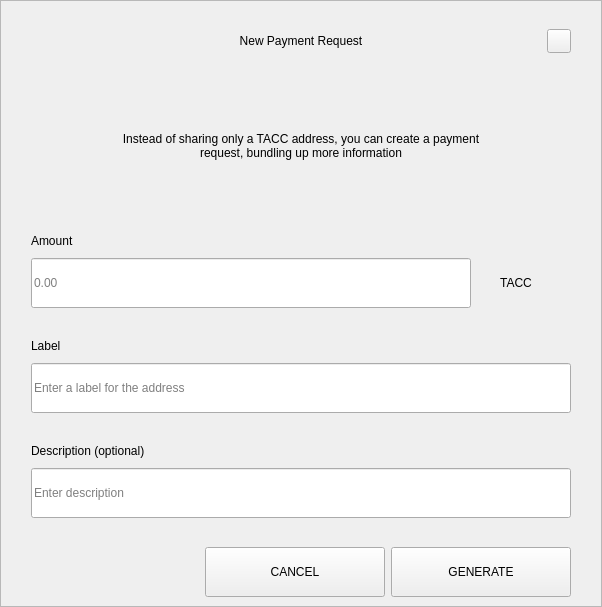
<?xml version="1.0" encoding="UTF-8"?>
<ui version="4.0">
 <class>RequestDialog</class>
 <widget class="QDialog" name="RequestDialog">
  <property name="geometry">
   <rect>
    <x>0</x>
    <y>0</y>
    <width>602</width>
    <height>607</height>
   </rect>
  </property>
  <property name="windowTitle">
   <string>Dialog</string>
  </property>
  <layout class="QVBoxLayout" name="verticalLayout_5">
   <property name="spacing">
    <number>0</number>
   </property>
   <property name="leftMargin">
    <number>0</number>
   </property>
   <property name="topMargin">
    <number>0</number>
   </property>
   <property name="rightMargin">
    <number>0</number>
   </property>
   <property name="bottomMargin">
    <number>0</number>
   </property>
   <item>
    <widget class="QFrame" name="frame">
     <property name="styleSheet">
      <string notr="true"/>
     </property>
     <property name="frameShape">
      <enum>QFrame::StyledPanel</enum>
     </property>
     <property name="frameShadow">
      <enum>QFrame::Raised</enum>
     </property>
     <layout class="QVBoxLayout" name="verticalLayout_4" stretch="1,0,0">
      <property name="spacing">
       <number>0</number>
      </property>
      <property name="leftMargin">
       <number>30</number>
      </property>
      <property name="topMargin">
       <number>20</number>
      </property>
      <property name="rightMargin">
       <number>30</number>
      </property>
      <property name="bottomMargin">
       <number>0</number>
      </property>
      <item>
       <layout class="QHBoxLayout" name="horizontalLayout_3">
        <property name="spacing">
         <number>0</number>
        </property>
        <item>
         <spacer name="horizontalSpacer_21">
          <property name="orientation">
           <enum>Qt::Horizontal</enum>
          </property>
          <property name="sizeHint" stdset="0">
           <size>
            <width>40</width>
            <height>20</height>
           </size>
          </property>
         </spacer>
        </item>
        <item>
         <widget class="QLabel" name="labelTitle">
          <property name="minimumSize">
           <size>
            <width>0</width>
            <height>40</height>
           </size>
          </property>
          <property name="maximumSize">
           <size>
            <width>16777215</width>
            <height>40</height>
           </size>
          </property>
          <property name="styleSheet">
           <string notr="true">padding-left:24px;</string>
          </property>
          <property name="text">
           <string>New Payment Request</string>
          </property>
          <property name="alignment">
           <set>Qt::AlignCenter</set>
          </property>
          <property name="margin">
           <number>7</number>
          </property>
         </widget>
        </item>
        <item>
         <spacer name="horizontalSpacer">
          <property name="orientation">
           <enum>Qt::Horizontal</enum>
          </property>
          <property name="sizeHint" stdset="0">
           <size>
            <width>40</width>
            <height>20</height>
           </size>
          </property>
         </spacer>
        </item>
        <item>
         <widget class="QPushButton" name="btnEsc">
          <property name="minimumSize">
           <size>
            <width>24</width>
            <height>24</height>
           </size>
          </property>
          <property name="maximumSize">
           <size>
            <width>24</width>
            <height>24</height>
           </size>
          </property>
          <property name="focusPolicy">
           <enum>Qt::NoFocus</enum>
          </property>
          <property name="text">
           <string/>
          </property>
         </widget>
        </item>
       </layout>
      </item>
      <item>
       <widget class="QStackedWidget" name="stack">
        <property name="minimumSize">
         <size>
          <width>540</width>
          <height>0</height>
         </size>
        </property>
        <property name="maximumSize">
         <size>
          <width>540</width>
          <height>16777215</height>
         </size>
        </property>
        <property name="currentIndex">
         <number>0</number>
        </property>
        <widget class="QWidget" name="page_1">
         <property name="minimumSize">
          <size>
           <width>540</width>
           <height>0</height>
          </size>
         </property>
         <property name="maximumSize">
          <size>
           <width>540</width>
           <height>16777215</height>
          </size>
         </property>
         <layout class="QVBoxLayout" name="layout1">
          <property name="spacing">
           <number>0</number>
          </property>
          <property name="leftMargin">
           <number>0</number>
          </property>
          <property name="topMargin">
           <number>0</number>
          </property>
          <property name="rightMargin">
           <number>0</number>
          </property>
          <property name="bottomMargin">
           <number>0</number>
          </property>
          <item>
           <spacer name="verticalSpacer_21">
            <property name="orientation">
             <enum>Qt::Vertical</enum>
            </property>
            <property name="sizeType">
             <enum>QSizePolicy::Fixed</enum>
            </property>
            <property name="sizeHint" stdset="0">
             <size>
              <width>20</width>
              <height>30</height>
             </size>
            </property>
           </spacer>
          </item>
          <item alignment="Qt::AlignHCenter">
           <widget class="QLabel" name="labelMessage">
            <property name="minimumSize">
             <size>
              <width>400</width>
              <height>50</height>
             </size>
            </property>
            <property name="text">
             <string>Instead of sharing only a TACC address, you can create a payment request, bundling up more information</string>
            </property>
            <property name="alignment">
             <set>Qt::AlignCenter</set>
            </property>
            <property name="wordWrap">
             <bool>true</bool>
            </property>
           </widget>
          </item>
          <item alignment="Qt::AlignBottom">
           <widget class="QWidget" name="containerAmount" native="true">
            <layout class="QVBoxLayout" name="verticalLayout">
             <property name="spacing">
              <number>9</number>
             </property>
             <property name="leftMargin">
              <number>0</number>
             </property>
             <property name="topMargin">
              <number>0</number>
             </property>
             <property name="rightMargin">
              <number>0</number>
             </property>
             <property name="bottomMargin">
              <number>0</number>
             </property>
             <item>
              <widget class="QLabel" name="labelSubtitleAmount">
               <property name="minimumSize">
                <size>
                 <width>350</width>
                 <height>16</height>
                </size>
               </property>
               <property name="maximumSize">
                <size>
                 <width>16777215</width>
                 <height>16</height>
                </size>
               </property>
               <property name="text">
                <string>Amount</string>
               </property>
              </widget>
             </item>
             <item alignment="Qt::AlignTop">
              <widget class="QWidget" name="layoutAmount" native="true">
               <layout class="QHBoxLayout" name="horizontalLayout" stretch="2,0">
                <property name="spacing">
                 <number>0</number>
                </property>
                <property name="leftMargin">
                 <number>0</number>
                </property>
                <property name="topMargin">
                 <number>0</number>
                </property>
                <property name="rightMargin">
                 <number>0</number>
                </property>
                <property name="bottomMargin">
                 <number>0</number>
                </property>
                <item>
                 <widget class="QLineEdit" name="lineEditAmount">
                  <property name="minimumSize">
                   <size>
                    <width>0</width>
                    <height>50</height>
                   </size>
                  </property>
                  <property name="maximumSize">
                   <size>
                    <width>16777215</width>
                    <height>50</height>
                   </size>
                  </property>
                  <property name="placeholderText">
                   <string notr="true">0.00</string>
                  </property>
                 </widget>
                </item>
                <item>
                 <widget class="QWidget" name="comboContainer" native="true">
                  <property name="minimumSize">
                   <size>
                    <width>100</width>
                    <height>50</height>
                   </size>
                  </property>
                  <property name="maximumSize">
                   <size>
                    <width>16777215</width>
                    <height>50</height>
                   </size>
                  </property>
                  <layout class="QHBoxLayout" name="horizontalLayout_31">
                   <property name="spacing">
                    <number>0</number>
                   </property>
                   <property name="leftMargin">
                    <number>0</number>
                   </property>
                   <property name="topMargin">
                    <number>0</number>
                   </property>
                   <property name="rightMargin">
                    <number>10</number>
                   </property>
                   <property name="bottomMargin">
                    <number>0</number>
                   </property>
                   <item>
                    <widget class="QLabel" name="comboBoxCoin">
                     <property name="text">
                      <string>TACC</string>
                     </property>
                     <property name="alignment">
                      <set>Qt::AlignCenter</set>
                     </property>
                    </widget>
                   </item>
                  </layout>
                 </widget>
                </item>
               </layout>
              </widget>
             </item>
            </layout>
           </widget>
          </item>
          <item>
           <spacer name="verticalSpacer_31">
            <property name="orientation">
             <enum>Qt::Vertical</enum>
            </property>
            <property name="sizeType">
             <enum>QSizePolicy::Fixed</enum>
            </property>
            <property name="sizeHint" stdset="0">
             <size>
              <width>20</width>
              <height>30</height>
             </size>
            </property>
           </spacer>
          </item>
          <item>
           <layout class="QVBoxLayout" name="verticalLayoutLabel">
            <property name="spacing">
             <number>9</number>
            </property>
            <item>
             <widget class="QLabel" name="labelSubtitleLabel">
              <property name="minimumSize">
               <size>
                <width>0</width>
                <height>16</height>
               </size>
              </property>
              <property name="maximumSize">
               <size>
                <width>16777215</width>
                <height>16</height>
               </size>
              </property>
              <property name="text">
               <string>Label</string>
              </property>
             </widget>
            </item>
            <item>
             <widget class="QLineEdit" name="lineEditLabel">
              <property name="minimumSize">
               <size>
                <width>0</width>
                <height>50</height>
               </size>
              </property>
              <property name="maximumSize">
               <size>
                <width>16777215</width>
                <height>50</height>
               </size>
              </property>
              <property name="placeholderText">
               <string>Enter a label for the address</string>
              </property>
             </widget>
            </item>
           </layout>
          </item>
          <item>
           <spacer name="verticalSpacer_34">
            <property name="orientation">
             <enum>Qt::Vertical</enum>
            </property>
            <property name="sizeType">
             <enum>QSizePolicy::Fixed</enum>
            </property>
            <property name="sizeHint" stdset="0">
             <size>
              <width>20</width>
              <height>30</height>
             </size>
            </property>
           </spacer>
          </item>
          <item>
           <layout class="QVBoxLayout" name="verticalLayoutDescription">
            <property name="spacing">
             <number>9</number>
            </property>
            <item>
             <widget class="QLabel" name="labelSubtitleDescription">
              <property name="minimumSize">
               <size>
                <width>0</width>
                <height>16</height>
               </size>
              </property>
              <property name="maximumSize">
               <size>
                <width>16777215</width>
                <height>16</height>
               </size>
              </property>
              <property name="text">
               <string>Description (optional)</string>
              </property>
             </widget>
            </item>
            <item>
             <widget class="QLineEdit" name="lineEditDescription">
              <property name="minimumSize">
               <size>
                <width>0</width>
                <height>50</height>
               </size>
              </property>
              <property name="maximumSize">
               <size>
                <width>16777215</width>
                <height>50</height>
               </size>
              </property>
              <property name="placeholderText">
               <string>Enter description</string>
              </property>
             </widget>
            </item>
            <item>
             <spacer name="verticalSpacer_4">
              <property name="orientation">
               <enum>Qt::Vertical</enum>
              </property>
              <property name="sizeType">
               <enum>QSizePolicy::Fixed</enum>
              </property>
              <property name="sizeHint" stdset="0">
               <size>
                <width>20</width>
                <height>20</height>
               </size>
              </property>
             </spacer>
            </item>
           </layout>
          </item>
         </layout>
        </widget>
        <widget class="QWidget" name="page_2">
         <layout class="QVBoxLayout" name="layout2">
          <item>
           <spacer name="verticalSpacer_5">
            <property name="orientation">
             <enum>Qt::Vertical</enum>
            </property>
            <property name="sizeType">
             <enum>QSizePolicy::Fixed</enum>
            </property>
            <property name="sizeHint" stdset="0">
             <size>
              <width>20</width>
              <height>50</height>
             </size>
            </property>
           </spacer>
          </item>
          <item alignment="Qt::AlignHCenter">
           <widget class="QLabel" name="labelQrImg">
            <property name="minimumSize">
             <size>
              <width>260</width>
              <height>260</height>
             </size>
            </property>
            <property name="maximumSize">
             <size>
              <width>260</width>
              <height>260</height>
             </size>
            </property>
            <property name="text">
             <string/>
            </property>
            <property name="alignment">
             <set>Qt::AlignCenter</set>
            </property>
           </widget>
          </item>
          <item>
           <spacer name="verticalSpacer_2">
            <property name="orientation">
             <enum>Qt::Vertical</enum>
            </property>
            <property name="sizeType">
             <enum>QSizePolicy::Fixed</enum>
            </property>
            <property name="sizeHint" stdset="0">
             <size>
              <width>20</width>
              <height>30</height>
             </size>
            </property>
           </spacer>
          </item>
          <item alignment="Qt::AlignHCenter">
           <widget class="QLabel" name="labelAddress">
            <property name="text">
             <string>D7VFR83SQbiezrW72hjcWJtcfip5krte2Z </string>
            </property>
           </widget>
          </item>
          <item>
           <spacer name="verticalSpacer_32">
            <property name="orientation">
             <enum>Qt::Vertical</enum>
            </property>
            <property name="sizeType">
             <enum>QSizePolicy::Expanding</enum>
            </property>
            <property name="sizeHint" stdset="0">
             <size>
              <width>20</width>
              <height>20</height>
             </size>
            </property>
           </spacer>
          </item>
          <item>
           <layout class="QHBoxLayout" name="horizontal">
            <property name="leftMargin">
             <number>20</number>
            </property>
            <property name="rightMargin">
             <number>20</number>
            </property>
            <property name="bottomMargin">
             <number>20</number>
            </property>
            <item>
             <spacer name="horizontalSpacer_4">
              <property name="orientation">
               <enum>Qt::Horizontal</enum>
              </property>
              <property name="sizeHint" stdset="0">
               <size>
                <width>40</width>
                <height>20</height>
               </size>
              </property>
             </spacer>
            </item>
            <item>
             <widget class="QPushButton" name="btnCopyAddress">
              <property name="minimumSize">
               <size>
                <width>180</width>
                <height>50</height>
               </size>
              </property>
              <property name="text">
               <string>COPY ADDRESS</string>
              </property>
             </widget>
            </item>
            <item>
             <widget class="QPushButton" name="btnCopyUrl">
              <property name="minimumSize">
               <size>
                <width>180</width>
                <height>50</height>
               </size>
              </property>
              <property name="text">
               <string>COPY URL</string>
              </property>
             </widget>
            </item>
            <item>
             <spacer name="horizontalSpacer_2">
              <property name="orientation">
               <enum>Qt::Horizontal</enum>
              </property>
              <property name="sizeHint" stdset="0">
               <size>
                <width>40</width>
                <height>20</height>
               </size>
              </property>
             </spacer>
            </item>
           </layout>
          </item>
         </layout>
        </widget>
       </widget>
      </item>
      <item>
       <widget class="QWidget" name="buttonsStack" native="true">
        <layout class="QHBoxLayout" name="horizontalLayout_5">
         <property name="leftMargin">
          <number>20</number>
         </property>
         <property name="rightMargin">
          <number>0</number>
         </property>
         <item>
          <spacer name="horizontalSpacer_41">
           <property name="orientation">
            <enum>Qt::Horizontal</enum>
           </property>
           <property name="sizeHint" stdset="0">
            <size>
             <width>40</width>
             <height>20</height>
            </size>
           </property>
          </spacer>
         </item>
         <item>
          <widget class="QPushButton" name="btnCancel">
           <property name="minimumSize">
            <size>
             <width>180</width>
             <height>50</height>
            </size>
           </property>
           <property name="focusPolicy">
            <enum>Qt::NoFocus</enum>
           </property>
           <property name="text">
            <string>CANCEL</string>
           </property>
          </widget>
         </item>
         <item>
          <widget class="QPushButton" name="btnSave">
           <property name="minimumSize">
            <size>
             <width>180</width>
             <height>50</height>
            </size>
           </property>
           <property name="focusPolicy">
            <enum>Qt::NoFocus</enum>
           </property>
           <property name="text">
            <string>GENERATE</string>
           </property>
          </widget>
         </item>
        </layout>
       </widget>
      </item>
     </layout>
    </widget>
   </item>
  </layout>
 </widget>
 <resources/>
 <connections/>
</ui>
